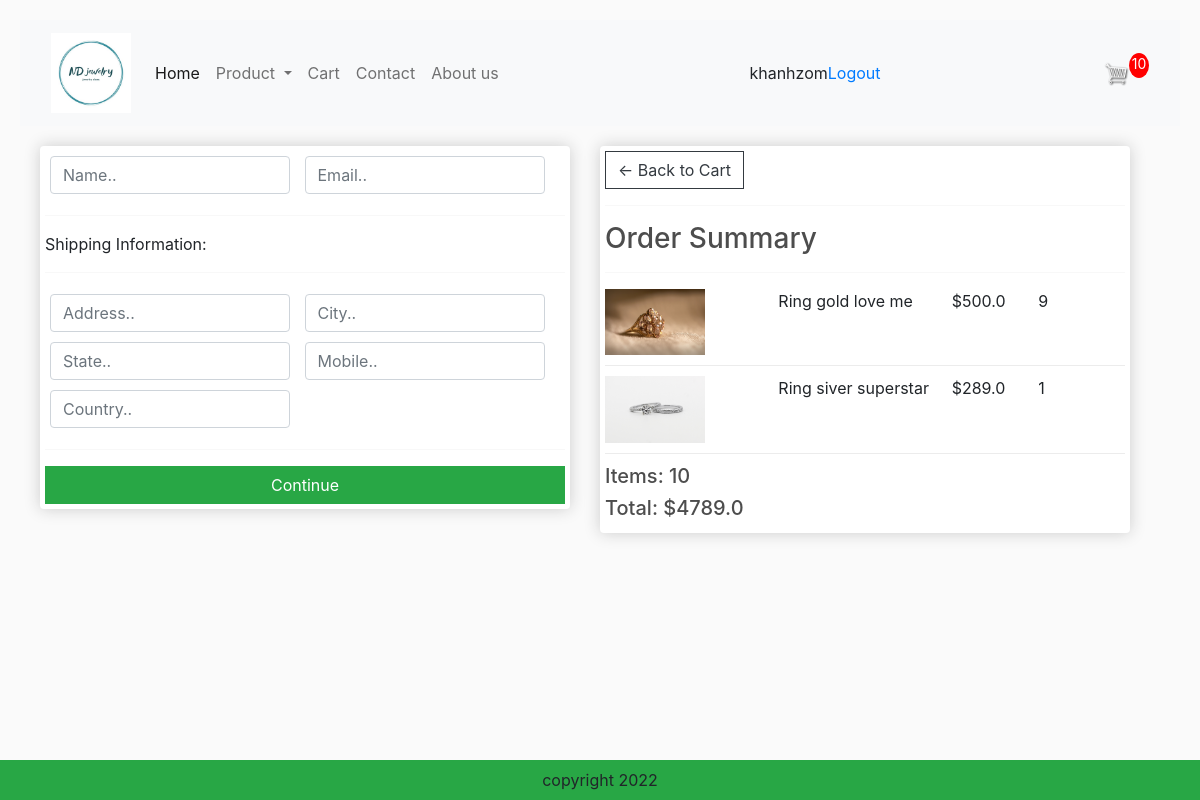
The page /checkout/ (signed in) on the database its author committed.
### app/models.py (models this page shows, shortened)
class OrderItem(models.Model):
    product = models.ForeignKey(Product,on_delete=models.SET_NULL,blank=True,null=True)
    order = models.ForeignKey(Order,on_delete=models.SET_NULL,blank=True,null=True)
    quantity = models.IntegerField(default=0,null=True,blank=True)
    date_added = models.DateTimeField(auto_now_add=True)
    @property
    def get_total(self):
        total = self.product.price * self.quantity
        return total

class Product(models.Model):
    category = models.ManyToManyField(Category,related_name='product')
    name = models.CharField(max_length=200,null=True)
    price = models.FloatField()
    image = models.ImageField(null=True,blank=True)
    detail = models.TextField(null=True,blank=True)
    @property
    def ImageURL(self):
        try:
            url = self.image.url
        except:
            url = ''
        return url

class Order(models.Model):
    customer = models.ForeignKey(User,on_delete=models.SET_NULL,blank=True,null=True)
    date_order = models.DateTimeField(auto_now_add=True)
    complete = models.BooleanField(default=False,null=True,blank=False)
    transaction_id = models.CharField(max_length=200,null=True)
    @property
    def get_cart_items(self):
        orderitems = self.orderitem_set.all()
        total = sum([item.quantity for item in orderitems])
        return total
    @property
    def get_cart_total(self):
        orderitems = self.orderitem_set.all()
        total = sum([item.get_total for item in orderitems])
        return total

### app/views.py (the view)
# urls.py: path('checkout/', views.checkout, name="checkout"),
def checkout(request):
    if request.user.is_authenticated:
        customer = request.user
        order, created = Order.objects.get_or_create(customer =customer,complete =False)
        items = order.orderitem_set.all()
        cartItems = order.get_cart_items
        user_not_login = "hidden"
        user_login = "show"
    else:
        items =[]
        order = {'get_cart_items':0,'get_cart_total':0}
        cartItems = order['get_cart_items']
        user_not_login = "show"
        user_login = "hidden"
    context= {'items':items,'order':order,'cartItems':cartItems,'user_not_login':user_not_login,'user_login':user_login}
    return render(request,'app/checkout.html',context)

### app/templates/app/checkout.html (shortened to what this page needs)
{% extends 'app/base.html' %}
{% load static %}
{% block content_checkout %}
<div class="container" style="padding: 10px;">
     <div class="row" style='width:100%'>
		<div class="col-lg-6">
			<div class="box-element" id="form-wrapper">
				<form id="form">
					<div id="user-info">
						<div class="form-field">
							<input required class="form-control" type="text" name="name" placeholder="Name..">
						</div>
						<div class="form-field">
							<input required class="form-control" type="email" name="email" placeholder="Email..">
						</div>
					</div>
					<div id="shipping-info">
						<hr>
						<p>Shipping Information:</p>
						<hr>
						<div class="form-field">
							<input class="form-control" type="text" name="address" placeholder="Address..">
						</div>
						<div class="form-field">
							<input class="form-control" type="text" name="city" placeholder="City..">
						</div>
						<div class="form-field">
							<input class="form-control" type="text" name="state" placeholder="State..">
						</div>
						<div class="form-field">
							<input class="form-control" type="text" name="mobile" placeholder="Mobile..">
						</div>
						<div class="form-field">
							<input class="form-control" type="text" name="country" placeholder="Country..">
						</div>
					</div>
					<hr>
					<input id="form-button" class="btn btn-success btn-block" type="submit" value="Continue">
				</form>
			</div>
			<br>
		</div>
		<div class="col-lg-6">
			<div class="box-element">
				<a  class="btn btn-outline-dark" href="{% url 'cart' %}">&#x2190; Back to Cart</a>
				<hr>
				<h3>Order Summary</h3>
				<hr>
				{% for item in items %}
				<div class="cart-row">
					<div style="flex:2"><img class="row-image" src="{{item.product.ImageURL}}"></div>
					<div style="flex:2"><p>{{item.product.name}}</p></div>
					<div style="flex:1"><p>${{item.product.price}}</p></div>
					<div style="flex:1"><p>{{item.quantity}}</p></div>
				</div>
				{% endfor %}
				<h5>Items:  {{order.get_cart_items}}</h5>
				<h5>Total:   ${{order.get_cart_total}}</h5>
			</div>
		</div>
	</div>
	</div>
{% endblock content_checkout %}

### app/templates/app/base.html (shortened to what this page needs)
{% load static %}
<!DOCTYPE html>
<html>
    <head>
        <link href="https://cdn.jsdelivr.net/npm/bootstrap@5.2.3/dist/css/bootstrap.min.css" rel="stylesheet">
        <link href-"{% static 'app/css/style.css' %}" rel="stylesheet" />
        <link href-"{% static 'app/css/owl.carousel.min.css' %}" rel="stylesheet" />
        <link href-"{% static 'app/css/all.min.css' %}" rel="stylesheet" />
        <link rel="stylesheet" href="https://stackpath.bootstrapcdn.com/bootstrap/4.4.1/css/bootstrap.min.css">
	      <link rel="stylesheet" type="text/css" href="{% static 'app/css/main.css' %}">
        <link rel="stylesheet" href="">
    </head>
    <body>
        <nav class="navbar navbar-expand-lg bg-light">
            <div class="container-fluid">
              <a class="navbar-brand" href="{% url 'home' %}">
                <img src=" {% static 'app/images/1.jpg' %}" width="80" height="80" />
              </a>
              <div class="collapse navbar-collapse" id="navbarSupportedContent">
                <ul class="navbar-nav me-auto mb-2 mb-lg-0">
                  <li class="nav-item">
                    <a class="nav-link active" aria-current="page" href="{% url 'home' %}">Home</a>
                  </li>
                  <li class="nav-item dropdown">
                    <a class="nav-link dropdown-toggle" href="#" role="button" data-bs-toggle="dropdown" aria-expanded="false">
                      Product
                    </a>
                  </li>
                  <li class="nav-item">
                    <a class="nav-link" href="{% url 'cart' %}">Cart</a>
                  </li>
                  <li class="nav-item">
                    <a class="nav-link " href="{% url 'contact' %}">Contact</a>
                  </li>
                  <li class="nav-item">
                    <a class="nav-link " href="{% url 'about' %}">About us</a>
                  </li>
                </ul>
              </div>
                <div class="form-inline my-2 my-lg-0" style = "visibility: {{user_login}}">
                  <span> {{request.user}} </span> <br>
                  <span><a href= "{% url 'logout' %} "> Logout </a></span>
                </div>
              <div class="form-inline my-2 my-lg-0">
                <a href="{% url 'cart' %}"><img id="cart-icon" src="{% static 'images/cart.png' %}"></a>
                <p id='cart-total' >{{cartItems}}</p>
              </div>
            </div>
          </nav>
        {% block content_checkout %}{% endblock content_checkout %}
        <footer class="container--fluid bg-success text-center fixed-bottom p-2 mt-5">
            copyright 2022
        </footer>
    </body>
</html>

### app/static/app/css/main.css (style rules this page uses)
body { background-color: hsl(0, 0%, 98%); margin: 20px; }
h1,h2,h3,h4,h5,h6 { color:hsl(0, 0%, 30%); }
.box-element { box-shadow:hsl(0, 0%, 80%) 0 0 16px; background-color: #fff; border-radius: 4px; padding: 5px; }
#cart-icon { width:25px; display: inline-block; margin-left: 15px; }
#cart-total { display: block; text-align: center; color:#fff; background-color: red; width: 20px; height: 25px; border-radius: 50%; font-size: 14px; }
.col-lg-3, .col-lg-4, .col-lg-6, .col-lg-8, .col-lg-12 { margin-top: 10px; }
.btn { border-radius: 0; }
.row-image { width: 100px; }
.form-field { width:250px; display: inline-block; padding: 5px; }
.cart-row { display: flex; align-items: flex-stretch; padding-bottom: 10px; margin-bottom: 10px; border-bottom: 1px solid #ececec; }

### rows shown on the page
OrderItem: product.ImageURL (picture), product.name "Ring gold love me", product.price "500.0", quantity "9"
OrderItem: product.ImageURL (picture), product.name "Ring siver superstar", product.price "289.0", quantity "1"
Order: get_cart_items "10", get_cart_total "4789.0"

### other values the page prints
{{ request.user }} "khanhzom"
{{ cartItems }} "10"
